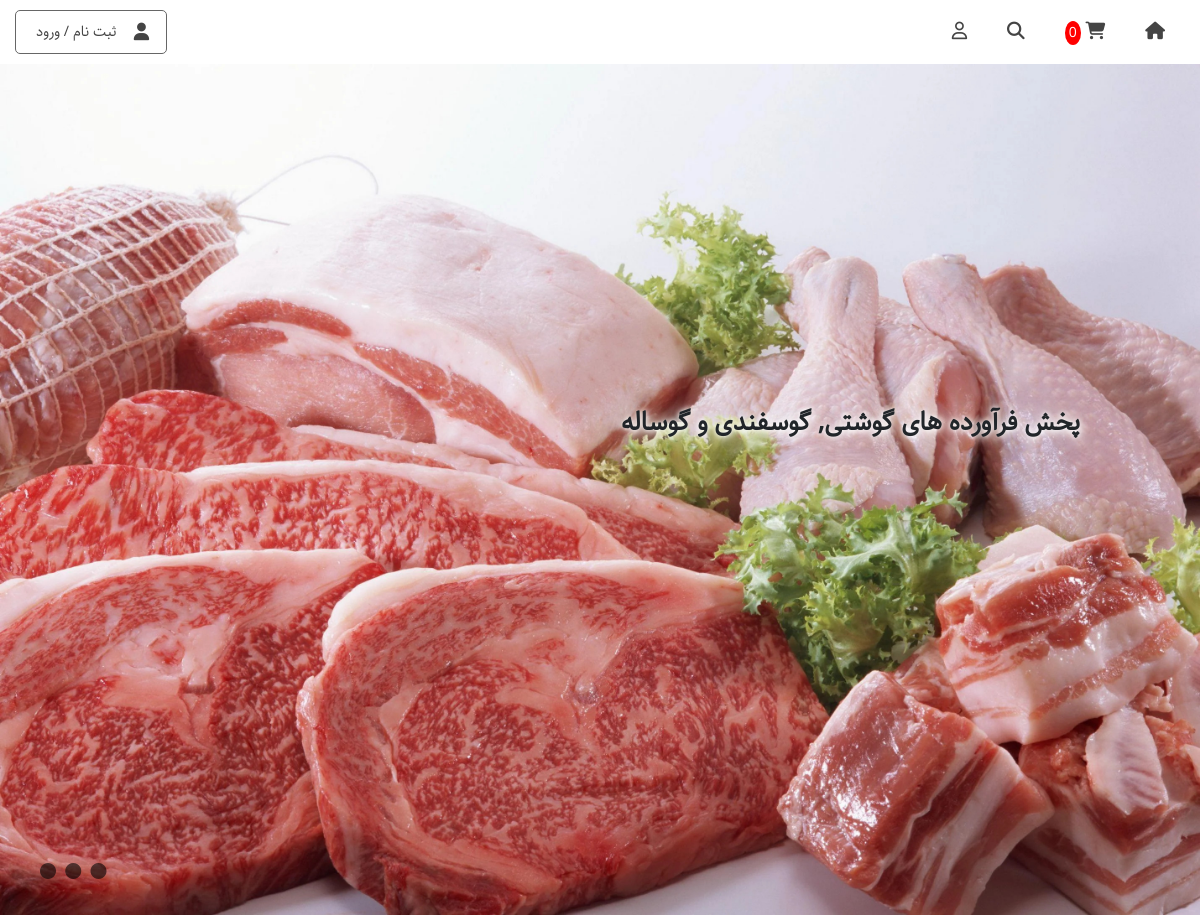
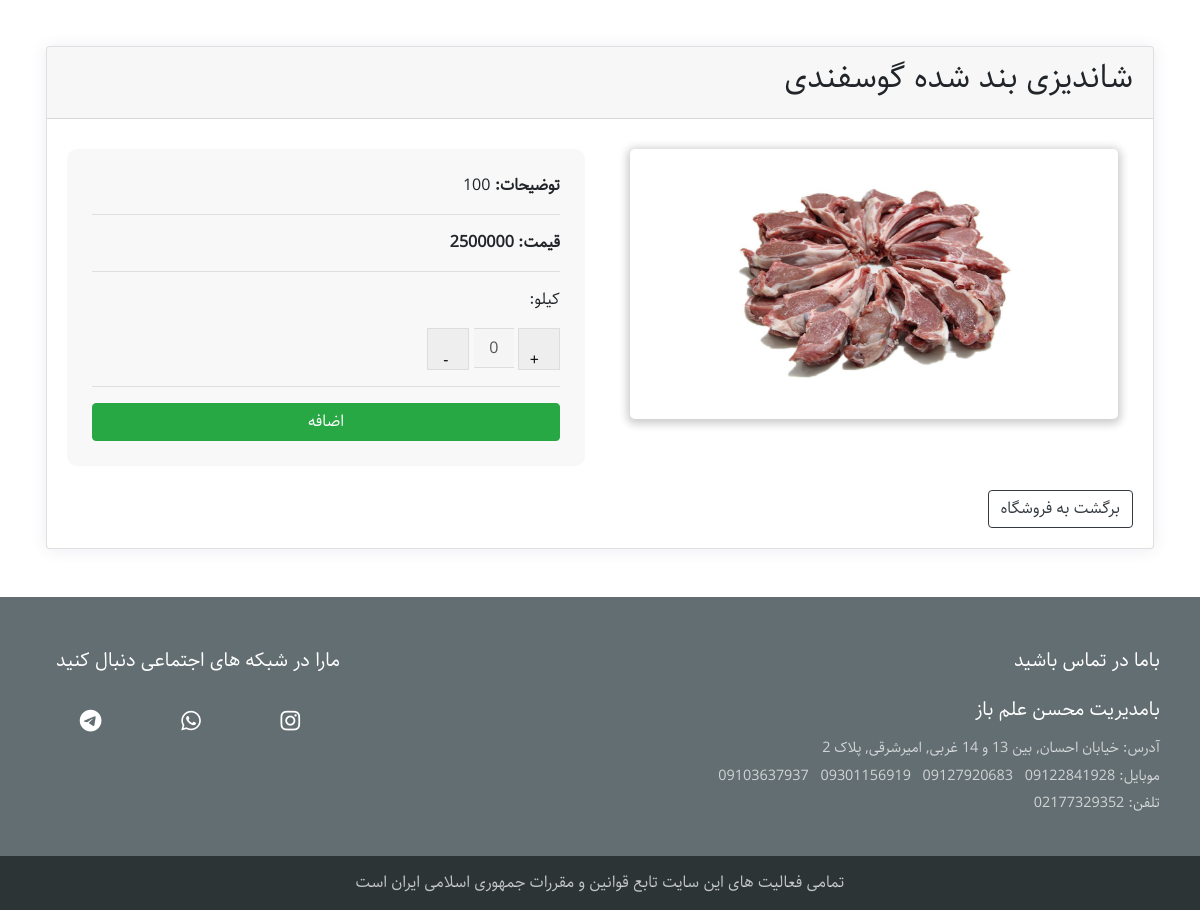
The page /show/shandizi-bandshodeh-goosfandi/ on the database its author committed (2 pictures, top to bottom).
### showmeat/models.py (models this page shows, shortened)
class Meat(models.Model):
    category = models.ForeignKey(Category, on_delete=models.SET_NULL, related_name='meatcat', null=True, verbose_name='دسته بندی')
    name = models.CharField(max_length=60, blank=False, null=False, verbose_name='نام')
    slug = models.CharField(max_length=100, unique=True, blank=False, null=False, verbose_name='آدرس')
    price = MoneyField(max_digits=14, decimal_places=0, default_currency='IRR', verbose_name='قیمت')
    inventory = models.PositiveIntegerField(default=0, verbose_name='موجودی به کیلو')
    description = models.TextField(blank=True, null=True, verbose_name='توضیحات')
    image = models.ImageField(upload_to='media', verbose_name='تصویر')
    showed = models.BooleanField(default=True, verbose_name='وضعیت نمایش')
    added = models.DateTimeField(auto_now_add=True, verbose_name='زمان اضافه شدن به سیستم')
    updated = models.DateTimeField(auto_now=True, verbose_name='زمان به روز رسانی')
    class Meta:
        verbose_name = 'گوشت'
        verbose_name_plural = 'گوشتها'
    def jadded(self):
        return jalali_converter(self.added)
    jadded.short_description = 'زمان اضافه شدن به سیستم'
    def jupdated(self):
        return jalali_converter(self.updated)
    jupdated.short_description = 'زمان به روز رسانی'
    def image_thumbnail(self):
        return format_html("<img width=100 height=75 src='{}'>".format(self.image.url))
    image_thumbnail.short_description = 'تصویر'
    objects = MeatManager()

### showmeat/views.py (the view)
# urls.py: path('<slug:slug>/', DetailViews.as_view(), name='detail-view'),
class DetailViews(DetailView):
    template_name = 'detail_view.html'
    def get_object(self):
        slug = self.kwargs.get('slug')
        global qs
        qs = get_object_or_404(Meat, slug=slug)
    def get_context_data(self, **kwargs):
        context = super().get_context_data(**kwargs)
        context['details'] = qs
        return context

### cart/context_processors.py (called while the page is built)
def get_items_len(request):
    if request.user.is_authenticated:
        customer = request.user
        try:
            order = Order.objects.get(customer=customer, complete=False)
            items = order.orderitem.all()
        except:
            order = []
            items = []
    else:
        items = []
        order = []
    context = {'lenitems': len(items)}
    return context

### templates/detail_view.html (shortened to what this page needs)
{% extends 'base.html' %}
{% load static %}
{% block headimporting %}
    <link href="https://cdn.jsdelivr.net/npm/bootstrap@4.1.1/dist/css/bootstrap.min.css" rel="stylesheet">
{% endblock headimporting %}
{% block content %}
<div class="container px-3 my-5 clearfix">
    <div class="card">
        <div class="card-header">
            <h2 style="text-align: right">{{details.name}}</h2>
        </div>
        <div class="card-body">
            <div class="row">
                <div class="col-lg-6 col-md-6 col-sm-12 col-xs-12">
                    <div class="item">
                        <div class="shopping-card">
                            <div class="img-sec">
                                <img src="{{details.image.url}}">
                            </div>
                        </div>
                    </div>
                </div>
                <div class="col-lg-6 col-md-6 col-sm-12 col-xs-12">
                    <div class="detail-align">
                        <p> <strong>توضیحات: </strong> {{details.description}} </p>
                        <hr>
                        <strong>قیمت: {{details.price}}</strong>
                        <hr>
                        <p class="p-align">کیلو: </p>
                        {% include 'increase_decrease_number.html' %}
                        <hr>
                        <div class="extend-btn product_data">
                            <button data-product="{{details.id}}" data-action="add" class="b-text add-to-cart btn btn-success btn-block ">اضافه</button>
                        </div>
                    </div>
                </div>
            </div>
            <div class="float-right">
                <br>
                <a href="{% url 'meat:home' %}" class="btn btn-outline-dark">برگشت به فروشگاه</a>
            </div>
        </div>
    </div>
  </div>
{% endblock content %}

### templates/base.html (shortened to what this page needs)
<!DOCTYPE html>
{% load static %}
{% load base_tags %}
<html>
<head>
	<link rel="stylesheet" type="text/css" href="{% static 'web/css/flexboxgrid.css' %}">
	<link rel="stylesheet" type="text/css" href="{% static 'web/css/main.css' %}">
	<link rel="stylesheet" type="text/css" href="{% static 'web/css/home.css' %}">
	<link rel="stylesheet" type="text/css" href="{% static 'web/css/animate.css' %}">
	<link rel="stylesheet" type="text/css" href="{% static 'web/css/owl.carousel.min.css' %}">
	<link rel="stylesheet" type="text/css" href="{% static 'web/css/owl.theme.default.min.css' %}">
	<link rel="stylesheet" type="text/css" href="{% static 'web/css/alertify.min.css' %}">
	<link rel="stylesheet" type="text/css" href="{% static 'web/css/alertify.rtl.min.css' %}">
	<link rel="stylesheet" type="text/css" href="{% static 'web/css/semantic.rtl.min.css' %}">
	{% block headimporting %}
	{% endblock headimporting %}
</head>
<body>
	<header>
		<nav>
			<div class="nav-right">
				<a href="{% url 'meat:home' %}"> <i class="fas fa-home"></i> </a>
				<a href="{% url 'cart:cart' %}">
					<i class="fas fa-shopping-cart"></i>
					<p id="cart-total" class="cart-list">{{ lenitems }}</p>
				</a>
				<a href=""> <i class="fas fa-search"></i> </a>
				{% if user.is_authenticated %}
				    <a href="">
						<i class="far fa-user"></i>
						{{user.get_full_name}}
					</a>
				<a href="{% url 'report:tracing-order' %}">پیگیری سفارشات</a>
				{% else %}
				    <a href=""> <i class="far fa-user"></i> </a>
				{% endif %}
			</div>
			<div class="nav-left">
				{% if user.is_authenticated %}
					{% if user.is_superuser %}
						<a href="{% url 'report:reporting' %}"  style="margin-left: 30px">گزارش گیری</a>
					{% endif %}
				    <a href="{% url 'account:logout' %}"><i class="fas fa-power-off"></i></a>
				{% else %}
					<div class="register-login-btn">
						<i class="fas fa-user"></i>
						<a href="{% url 'account:login' %}">ثبت نام / ورود</a>
					</div>
				{% endif %}
			</div>
		</nav>
		<section class="slider">
			<div class="slides">
				<div class="item active" id="slide1">
					<img src="{% static 'web/img/meat_s1.jpg' %}">
					<span style="text-shadow: 1px 1px 10px white, 0 0 20px white, 0 0 5px white">پخش فرآورده های گوشتی, گوسفندی و گوساله</span>
				</div>
			</div>
			<div class="buttons">
				<i onclick="setSlide('slide1', 1)" class="fas fa-circle"></i>
				<i onclick="setSlide('slide2', 2)" class="fas fa-circle"></i>
				<i onclick="setSlide('slide3', 3)" class="fas fa-circle"></i>
			</div>
		</section>
	</header>
	<main>
		{% block content %}{% endblock content %}
	</main>
	<footer>
		<div class="row">
			<div class="col-lg-8 col-md-12 col-sm-12 col-xs-12">
				<div class="right">
					<div class="title"> باما در تماس باشید </div>
					<div class="title"> بامدیریت محسن علم باز </div>
					<div class="des"> آدرس: خیابان احسان, بین 13 و 14 غربی, امیرشرقی, پلاک 2
					</div>
					<div class="des">موبایل: 09122841928 &nbsp 09127920683 &nbsp 09301156919 &nbsp 09103637937
					</div>
					<div class="des">تلفن: 02177329352
					</div>
				</div>
			</div>
			<div class="col-lg-4 col-md-12 col-sm-12 col-xs-12">
				<div class="left">
					<div class="title"> مارا در شبکه های اجتماعی دنبال کنید </div>
					<div class="socials">
						<a href=""><i class="fab fa-instagram"></i></a>
						<a href="https://api.whatsapp.com/send?phone=09383232169"><i class="fa fa-whatsapp"></i></a>
						<a href="https://t.me/09383232169"><i class="fab fa-telegram-plane"></i></a>
					</div>
				</div>
			</div>
		</div>
		<div class="bottom"> تمامی فعالیت های این سایت تابع قوانین و مقررات جمهوری اسلامی ایران است  </div>
	</footer>
</body>
</html>

### templates/increase_decrease_number.html (shortened to what this page needs)
<div class="item">
    <div class="quantity">
        <button class="plus-btn value-button increase"  type="button" name="button">+</button>
        <input type="number" id="number" value="0" disabled style="">
        <button class="minus-btn value-button decrease"  type="button" name="button">-</button>
    </div>
</div>

### static/web/css/flexboxgrid.css (style rules this page uses)
.row { box-sizing: border-box; display: -ms-flexbox; display: -webkit-box; display: flex; -ms-flex: 0 1 auto; -webkit-box-flex: 0; flex: 0 1 auto; -ms-flex-direction: row; -webkit-box-orient: horizontal; -webkit-box-direction: normal; flex-direction: row; -ms-flex-wrap: wrap; flex-wrap: wrap; margin-right: -1rem; margin-left: -1rem; }
.col-xs, .col-xs-1, .col-xs-2, .col-xs-3, .col-xs-4, .col-xs-5, .col-xs-6, .col-xs-7, .col-xs-8, .col-xs-9, .col-xs-10, .col-xs-11, .col-xs-12 { box-sizing: border-box; -ms-flex: 0 0 auto; -webkit-box-flex: 0; flex: 0 0 auto; padding-right: 1rem; padding-left: 1rem; }
.col-xs-12 { -ms-flex-preferred-size: 100%; flex-basis: 100%; max-width: 100%; }
@media only screen and (min-width: 48em) { .container { width: 46rem; } }
@media only screen and (min-width: 48em) { .col-sm, .col-sm-1, .col-sm-2, .col-sm-3, .col-sm-4, .col-sm-5, .col-sm-6, .col-sm-7, .col-sm-8, .col-sm-9, .col-sm-10, .col-sm-11, .col-sm-12 { box-sizing: border-box; -ms-flex: 0 0 auto; -webkit-box-flex: 0; flex: 0 0 auto; padding-right: 1rem; padding-left: 1rem; } }
@media only screen and (min-width: 48em) { .col-sm-12 { -ms-flex-preferred-size: 100%; flex-basis: 100%; max-width: 100%; } }
@media only screen and (min-width: 62em) { .container { width: 61rem; } }
@media only screen and (min-width: 62em) { .col-md, .col-md-1, .col-md-2, .col-md-3, .col-md-4, .col-md-5, .col-md-6, .col-md-7, .col-md-8, .col-md-9, .col-md-10, .col-md-11, .col-md-12 { box-sizing: border-box; -ms-flex: 0 0 auto; -webkit-box-flex: 0; flex: 0 0 auto; padding-right: 1rem; padding-left: 1rem; } }
@media only screen and (min-width: 62em) { .col-md-6 { -ms-flex-preferred-size: 50%; flex-basis: 50%; max-width: 50%; } }
@media only screen and (min-width: 62em) { .col-md-12 { -ms-flex-preferred-size: 100%; flex-basis: 100%; max-width: 100%; } }
@media only screen and (min-width: 75em) { .container { width: 71rem; } }
@media only screen and (min-width: 75em) { .col-lg, .col-lg-1, .col-lg-2, .col-lg-3, .col-lg-4, .col-lg-5, .col-lg-6, .col-lg-7, .col-lg-8, .col-lg-9, .col-lg-10, .col-lg-11, .col-lg-12 { box-sizing: border-box; -ms-flex: 0 0 auto; -webkit-box-flex: 0; flex: 0 0 auto; padding-right: 1rem; padding-left: 1rem; } }
@media only screen and (min-width: 75em) { .col-lg-4 { -ms-flex-preferred-size: 33.333%; flex-basis: 33.333%; max-width: 33.333%; } }
@media only screen and (min-width: 75em) { .col-lg-6 { -ms-flex-preferred-size: 50%; flex-basis: 50%; max-width: 50%; } }
@media only screen and (min-width: 75em) { .col-lg-8 { -ms-flex-preferred-size: 66.667%; flex-basis: 66.667%; max-width: 66.667%; } }

### static/web/css/main.css (style rules this page uses)
* { direction: rtl; font-family: Sahel; box-sizing: border-box; }
body { font-size: 16px; margin: 0px; }
a { text-decoration: none; }

### templates/increase_decrease_number.html (style rules this page uses)
.value-button { display: inline-block; border: 1px solid #ddd; margin: 0px; width: 40px; height: 20px; text-align: center; vertical-align: middle; padding: 11px 0; background: #eee; -webkit-touch-callout: none; -webkit-user-select: none; -khtml-user-select: none; -moz-user-select: none; -ms-user-select: none; user-select: none; }
input#number { text-align: center; border: none; border-top: 1px solid #ddd; border-bottom: 1px solid #ddd; margin: 0px; width: 40px; height: 40px; }
.value-button { padding: 20px; }

### templates/detail_view.html (style rules this page uses)
.card { box-shadow: 0 1px 15px 1px rgba(52,40,104,.08); }
* { box-sizing: border-box !important; }
footer { text-align: right; }
.detail-align { background: #f8f8f8; border-radius: 10px; padding: 25px; margin-top: 10px; text-align: right; }
.detail-align .p-align { display: inline-block; padding-left: 30%; }

### rows shown on the page
Meat: name "شاندیزی بند شده گوسفندی", image (picture), description "100", price "2500000"

### other values the page prints
{{ lenitems }} "0"
